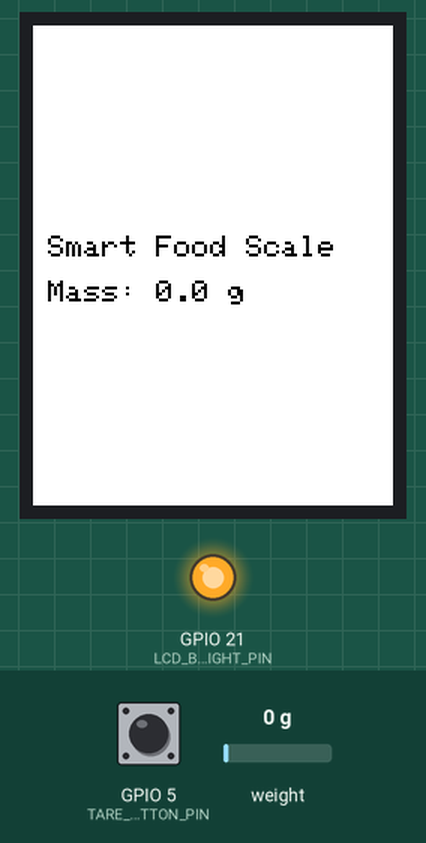
Recording of a program running on a simulated ESP32. Parts: 240×320 colour display, output pins drawn as LEDs (lit = HIGH). The test bench sets the inputs (shaded band); at power-on: GPIO 5 (TARE_BUTTON_PIN) LOW, weight on the scale 0 g. WiFi joins after 1.5 s; servers stay silent unless stated; uploads are accepted with an empty reply; what the program prints to the serial monitor is not drawn.

Above: at 15.5 s.
15.6 s: GPIO 5 (TARE_BUTTON_PIN) pulled HIGH for 3.2 s
At 17.3 s:
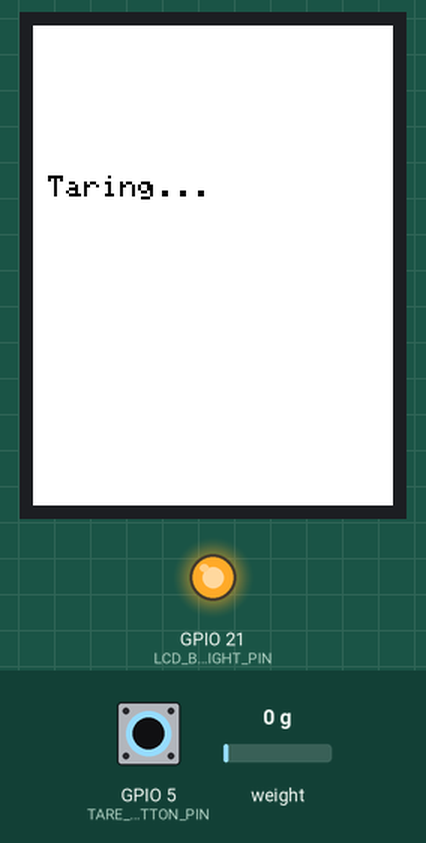
21.0 s: weight on the scale set to 100 g
At 21.9 s:
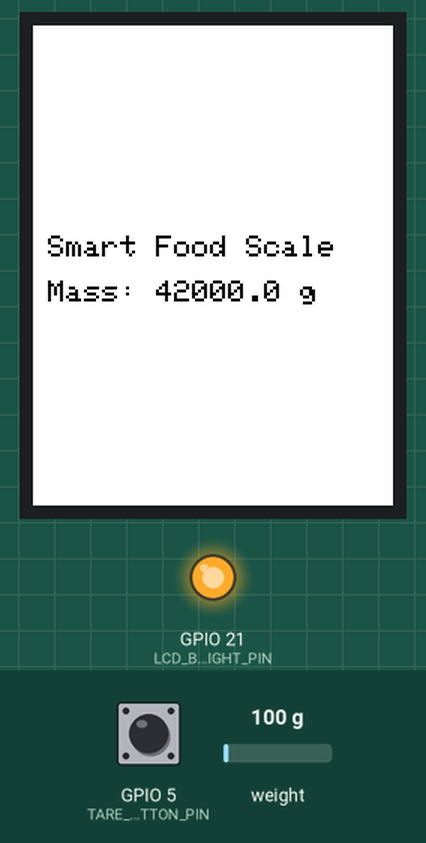
22.9 s: weight on the scale set to 1250 g
At 24.3 s:
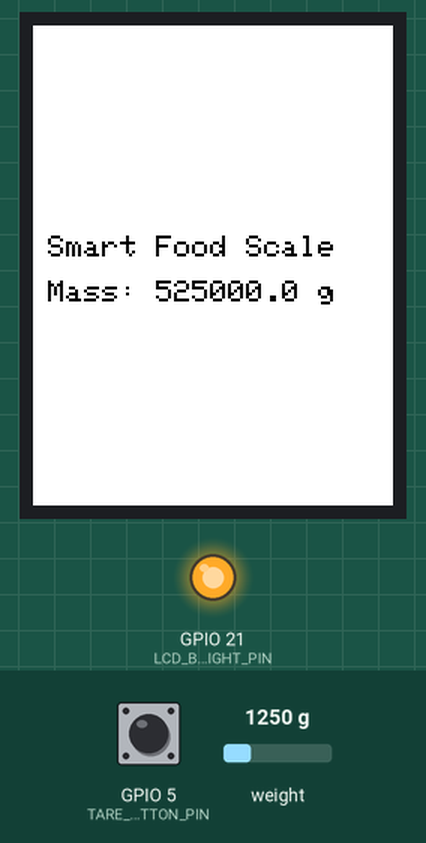
24.7 s: weight on the scale set to 2500 g
At 25.5 s:
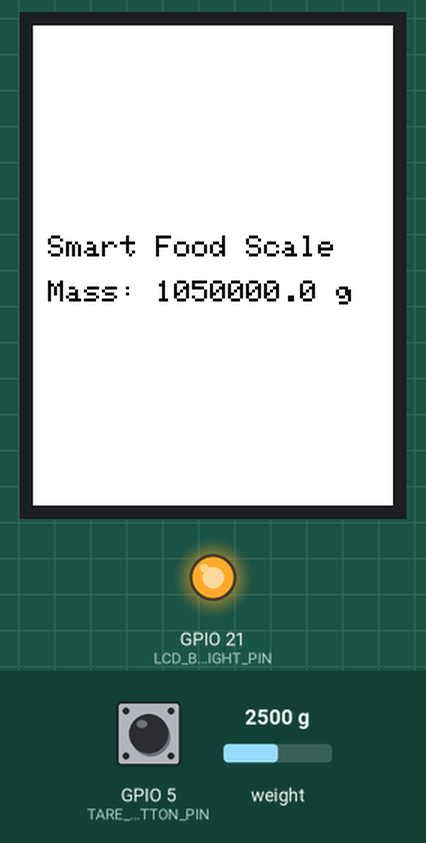
26.5 s: GPIO 5 (TARE_BUTTON_PIN) pulled HIGH for 0.75 s
At 27.5 s:
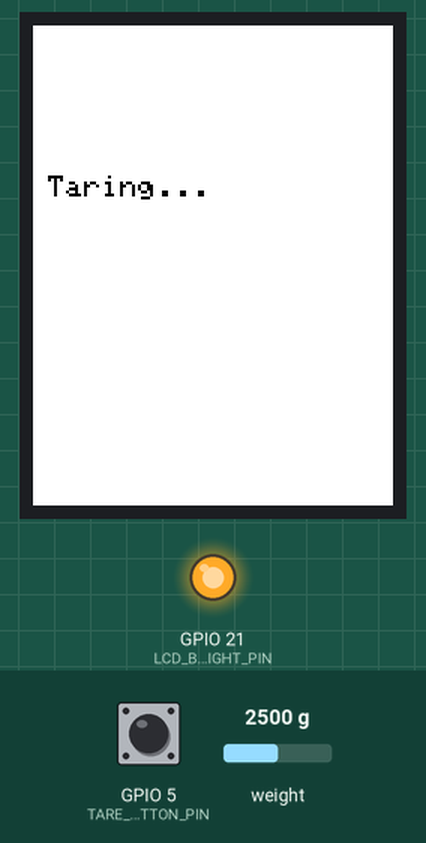
32.5 s: GPIO 5 (TARE_BUTTON_PIN) pulled HIGH for 1 s
Timing chart, 0 to 35.5 s (numbered marks = the images above; inputs shaded):
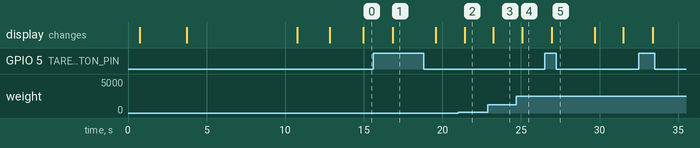

The program:

main.cpp
```cpp
#include <WiFi.h>            // For connecting ESP32 to Wi-Fi network
#include <HTTPClient.h>      // For sending HTTP POST requests
#include <HX711.h>           // For reading data from the load cell amplifier
#include <TFT_eSPI.h>        // For controlling the TFT LCD
#include <SPI.h>             // SPI library used by TFT display

// Pin definitions
#define HX711_DOUT 32        // Data pin from HX711 to ESP32
#define HX711_SCK 33         // Clock pin from ESP32 to HX711
#define LCD_BACKLIGHT_PIN 21 // Controls the LCD backlight
#define TARE_BUTTON_PIN 5    // GPIO connected to the capacitive tare button (TTP223)

HX711 scale;                 // HX711 object for reading the load cell
TFT_eSPI tft = TFT_eSPI();   // TFT LCD object

// Wi-Fi network and server settings
const char* ssid = "";    // Wi-Fi SSID
const char* password = ""; // Wi-Fi password
const char* serverURL = "http://192.168.66.237:5000/api/push_weight"; // Flask server endpoint

float calibration_factor = 1.0;  // Calibration factor to convert raw ADC values to grams
bool lastButtonState = LOW;     // Last known state of the tare button
const float KNOWN_WEIGHT_GRAMS = 100.0; // Known calibration weight for initial scaling

void setup() {
  Serial.begin(9600);  // Initialize serial monitor
  delay(500);

  // Initialize and clear TFT display
  tft.init();
  tft.setRotation(4);
  tft.fillScreen(TFT_WHITE);
  tft.setTextColor(TFT_BLACK, TFT_WHITE);
  tft.setTextSize(2);
  tft.setCursor(10, 40);
  tft.println("Smart IoT Scale");

  // Initialize HX711 and check connection
  scale.begin(HX711_DOUT, HX711_SCK);
  if (!scale.is_ready()) {
    Serial.println("HX711 not connected. Check wiring.");
    tft.setCursor(10, 80);
    tft.println("HX711 ERROR");
    while (true);  // Halt if HX711 not detected
  }

  // Perform tare to zero the scale
  Serial.println("Taring... make sure scale is empty.");
  tft.setCursor(10, 80);
  tft.println("Taring...");
  delay(2000);
  scale.tare();
  tft.fillRect(0, 80, 240, 30, TFT_WHITE);

  // Wait for user to place 100g weight for calibration
  Serial.println("Place a 100g weight for calibration.");
  tft.setCursor(10, 80);
  tft.println("Place 100g...");
  delay(5000);  // Wait for placement

  // Calculate scale factor based on known weight
  long reading = scale.get_value(20);
  calibration_factor = static_cast<float>(reading) / KNOWN_WEIGHT_GRAMS;
  scale.set_scale(calibration_factor);

  Serial.print("Calibration factor: ");
  Serial.println(calibration_factor, 4);
  tft.fillRect(0, 80, 240, 30, TFT_WHITE);
  tft.setCursor(10, 80);
  tft.print("Calib = ");
  tft.println(calibration_factor, 1);
  delay(2000);
  tft.fillScreen(TFT_WHITE);

  // Turn on LCD backlight
  pinMode(LCD_BACKLIGHT_PIN, OUTPUT);
  digitalWrite(LCD_BACKLIGHT_PIN, HIGH);

  // Set tare button pin as input
  pinMode(TARE_BUTTON_PIN, INPUT);

  // Connect to Wi-Fi
  WiFi.begin(ssid, password);
  Serial.print("Connecting to Wi-Fi");
  while (WiFi.status() != WL_CONNECTED) {
    delay(500);
    Serial.print(".");
  }
  Serial.println();
  Serial.print("Wi-Fi connected, IP: ");
  Serial.println(WiFi.localIP());
}

void loop() {
  // Read current weight value and raw sensor data
  float weight = scale.get_units(5);  // Average of 5 readings
  long raw = scale.get_value();
  long offset = scale.get_offset();

  // Check if tare button is pressed (rising edge)
  bool buttonState = digitalRead(TARE_BUTTON_PIN);
  if (buttonState == HIGH && lastButtonState == LOW) {
    Serial.println("Tare button pressed.");
    tft.fillScreen(TFT_WHITE);
    tft.setCursor(10, 100);
    tft.setTextSize(2);
    tft.println("Taring...");
    delay(300);
    scale.power_down();  // Temporarily power down to reset
    delay(100);
    scale.power_up();
    delay(500);
    scale.tare();        // Re-zero the scale
    Serial.println("Tare complete.");
    delay(800);
    tft.fillRect(10, 100, 240, 50, TFT_WHITE);  // Clear display
  }
  lastButtonState = buttonState;

  // Update TFT display with current reading
  tft.fillRect(0, 130, 240, 60, TFT_WHITE);  // Clear previous display
  tft.setCursor(10, 140);
  tft.setTextSize(2);
  tft.println("Smart Food Scale");
  tft.setCursor(10, 170);
  tft.print("Mass: ");
  tft.print(weight, 1);
  tft.println(" g");

  // Print debugging info to serial monitor
  Serial.print("Raw: ");
  Serial.print(raw);
  Serial.print(" | Weight: ");
  Serial.print(weight, 2);
  Serial.print(" g | Offset: ");
  Serial.print(offset);
  Serial.print(" | Scale: ");
  Serial.println(calibration_factor, 4);

  // Send weight to Flask server via HTTP POST
  if (WiFi.status() == WL_CONNECTED) {
    HTTPClient http;
    http.begin(serverURL);
    http.addHeader("Content-Type", "application/json");

    String payload = "{\"weight\": " + String(weight, 2) + "}";
    int httpResponseCode = http.POST(payload);

    if (httpResponseCode > 0) {
      Serial.println("POST Success: " + String(httpResponseCode));
    } else {
      Serial.println("POST Failed: " + http.errorToString(httpResponseCode));
    }

    http.end();
  } else {
    Serial.println("Wi-Fi disconnected.");
  }

  delay(1000);  // Wait 1 second before next reading
}
```

Measured:
- after the input at 15.6 s, the display: changes after 1.2 s (image 1)
- after the input at 21.0 s, the display: changes after 0.41 s (image 2)
- after the input at 22.9 s, the display: changes after 0.34 s (image 3)
- after the input at 24.7 s, the display: changes after 0.37 s (image 4)
- after the input at 26.5 s, the display: changes after 0.45 s (image 5)
